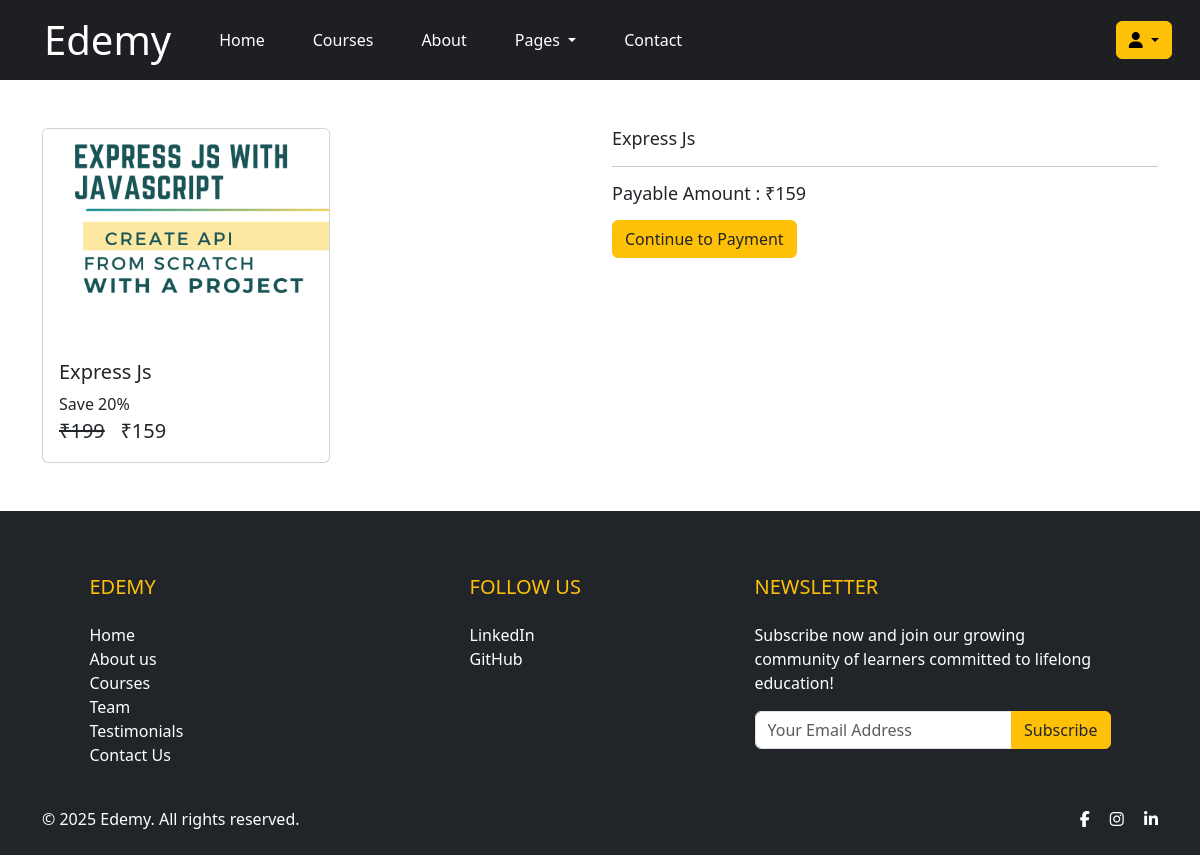
/check-out/express_js (signed in), run on the app's committed database.
### courses/models/course.py (models this page shows, shortened)
class Course(models.Model):
    name =  models.CharField(max_length= 50, null= False)
    slug =  models.CharField(max_length= 50, null= False,unique=True)
    description =  models.CharField(max_length= 200, null= True)
    price =  models.IntegerField(null=False)
    discount = models.IntegerField(null=False,default=0)
    active = models.BooleanField(default=False)
    thumbnail = models.ImageField(upload_to="files/thumbnail")
    date = models.DateTimeField(auto_now_add=True)
    resource = models.FileField(upload_to="files/resource")
    length = models.IntegerField(null=False)

### courses/views/checkout.py (the view, shortened to what this page needs)
# urls.py: path('check-out/<str:slug>', checkout, name='check-out'),
@login_required(login_url='/login')
def checkout(request , slug):
    course = Course.objects.get(slug  = slug)
    user = request.user
    action = request.GET.get('action')
    order = None
    payment = None
    error = None
    try:
        user_course = UserCourse.objects.get(user = user  , course = course)
        error = "You are Already Enrolled in this Course"
    except:
        pass
    amount=None
    if error is None :
        amount =  int((course.price - ( course.price * course.discount * 0.01 )) * 100)
    if amount==0:
        userCourse = UserCourse(user = user , course = course)
        userCourse.save()
        return redirect('my-courses')
    context = {
        "course" : course ,
        "order" : order,
        "payment" : payment,
        "user" : user ,
        "error" : error
    }
    return  render(request , template_name="courses/check_out.html" , context=context )

### courses/templatetags/course_custom_tags.py (called while the page is built)
@register.simple_tag
def cal_sellprice(price, discount):
    if discount is None or discount is 0:
        return price
    sellprice = price
    sellprice = price -(price * discount * 0.01)
    return math.floor(sellprice)

@register.filter
def rupee(price):
    return f'₹{price}'

### courses/templates/courses/check_out.html (shortened to what this page needs)
{% extends 'courses/base.html' %}
{% load course_custom_tags %}
{% load static %}
{%block content%}
<div class="container">
    <br>
    <br>
    <div class="row ">
        <div class="col mr-auto ">
            <div class="card ml-auto" style="width: 18rem;">
                <img class="card-img-top" src="{{course.thumbnail.url}}" alt="Card image cap">
                <div class="card-body">
                    <h5 class="card-title">{{course.name}}</h5>
                    <p class="card-text m-0 p-0">
                        Save {{course.discount}}%
                        <br>
                        <span class="price">
                            <del>{{course.price|rupee}}</del>
                            <span>{% cal_sellprice course.price course.discount as value %} {{value|rupee}}</span>
                        </span>
                    </p>
                </div>
            </div>
        </div>
        <div class="col ">
            <div>
                <p class="display-5" style="font-size: large;"><b>{{course.name}}</b></p>
                <hr>
                <p class="display-5" style="font-size: large;"><b>Payable Amount : </b><b>{% cal_sellprice course.price course.discount as value %}
                        {{value|rupee}}</b></p>
                <a class="btn btn-warning text-dark" href="?action=create_payment">Continue to Payment</a>
            </div>
        </div>
    </div>
</div>
{% endblock %}

### courses/static/courses/css/common.css (style rules this page uses)
.price { font-size: 20px; }
.display-5 { font-size: 10px; }

### data on the page
Course: thumbnail (picture), name "Express Js", discount "20", price "₹199"

### other printed values
{{ value|rupee }} "₹159"
